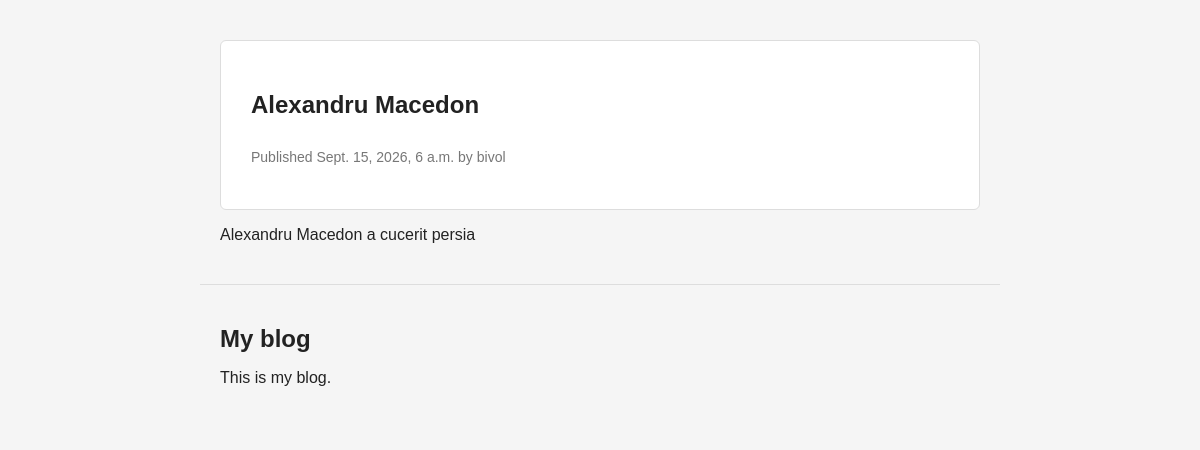
Page /blog/1/ on the committed database.
### blog/models.py (models this page shows, shortened)
class Post(models.Model):
    title = models.CharField(max_length=250)
    slug = models.SlugField(max_length=250)
    body = models.TextField()
    publish = models.DateTimeField(default=timezone.now)
    created = models.DateTimeField(auto_now_add=True)
    updated = models.DateTimeField(auto_now=True)
    author = models.ForeignKey(User,on_delete=models.CASCADE,related_name="blog_posts")
    class Status(models.TextChoices):
        DRAFT = 'DF', 'Draft'
        PUBLISHED = 'PB', 'published'
    status = models.CharField(max_length=2,choices=Status.choices,default=Status.DRAFT)
    objects = models.Manager()
    published= PublishedManager()
    class Meta:
        ordering= ['-publish']

### blog/views.py (the view)
# urls.py: path("<int:id>/", views.post_detail, name="post_detail"),
def post_detail(request,id):
    post = get_object_or_404(Post,
                            id=id,
                            status=Post.Status.PUBLISHED)
    return render(request,"blog/post/detail.html",{"post":post})

### blog/templates/blog/post/detail.html (shortened to what this page needs)
{% extends "blog/base.html" %}
{% block content %}
    <article class="post-detail">
        <h1>{{ post.title }}</h1>
        <p class="date">
            Published {{ post.publish }} by {{ post.author }}
        </p>
    </article>
   {{ post.body|linebreaks }}
{% endblock %}

### blog/static/css/blog.css (style rules this page uses)
* { box-sizing: border-box; }
body { margin: 0; font-family: Arial, sans-serif; background: #f5f5f5; color: #222; }
h1 { margin-bottom: 30px; }
.date { color: #777; font-size: 14px; }
.post-detail { background: white; padding: 30px; border: 1px solid #ddd; border-radius: 6px; }

### rows in the picture
Post: title "Alexandru Macedon", publish "Sept. 15, 2026, 6 a.m.", author "bivol", body "Alexandru Macedon a cucerit persia"
